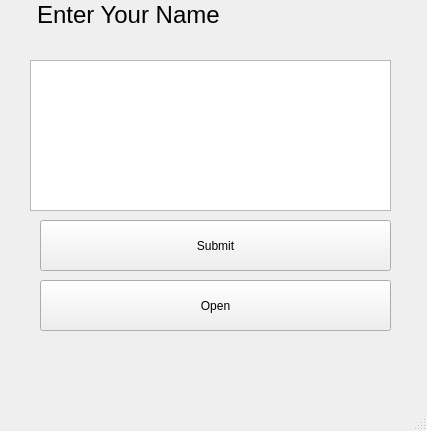
<?xml version="1.0" encoding="UTF-8"?>
<ui version="4.0">
 <class>MainWindow</class>
 <widget class="QMainWindow" name="MainWindow">
  <property name="geometry">
   <rect>
    <x>0</x>
    <y>0</y>
    <width>427</width>
    <height>431</height>
   </rect>
  </property>
  <property name="windowTitle">
   <string>MainWindow</string>
  </property>
  <widget class="QWidget" name="centralwidget">
   <widget class="QTextEdit" name="textEdit">
    <property name="geometry">
     <rect>
      <x>30</x>
      <y>60</y>
      <width>361</width>
      <height>151</height>
     </rect>
    </property>
   </widget>
   <widget class="QLabel" name="label">
    <property name="geometry">
     <rect>
      <x>37</x>
      <y>-10</y>
      <width>341</width>
      <height>51</height>
     </rect>
    </property>
    <property name="text">
     <string>&lt;html&gt;&lt;head/&gt;&lt;body&gt;&lt;p&gt;&lt;span style=&quot; font-size:18pt;&quot;&gt;Enter Your Name&lt;/span&gt;&lt;/p&gt;&lt;/body&gt;&lt;/html&gt;</string>
    </property>
   </widget>
   <widget class="QPushButton" name="pushButton">
    <property name="geometry">
     <rect>
      <x>40</x>
      <y>220</y>
      <width>351</width>
      <height>51</height>
     </rect>
    </property>
    <property name="text">
     <string>Submit</string>
    </property>
   </widget>
   <widget class="QPushButton" name="pushButton_2">
    <property name="geometry">
     <rect>
      <x>40</x>
      <y>280</y>
      <width>351</width>
      <height>51</height>
     </rect>
    </property>
    <property name="text">
     <string>Open</string>
    </property>
   </widget>
  </widget>
  <widget class="QMenuBar" name="menubar">
   <property name="geometry">
    <rect>
     <x>0</x>
     <y>0</y>
     <width>427</width>
     <height>37</height>
    </rect>
   </property>
  </widget>
  <widget class="QStatusBar" name="statusbar"/>
 </widget>
 <resources/>
 <connections/>
</ui>
